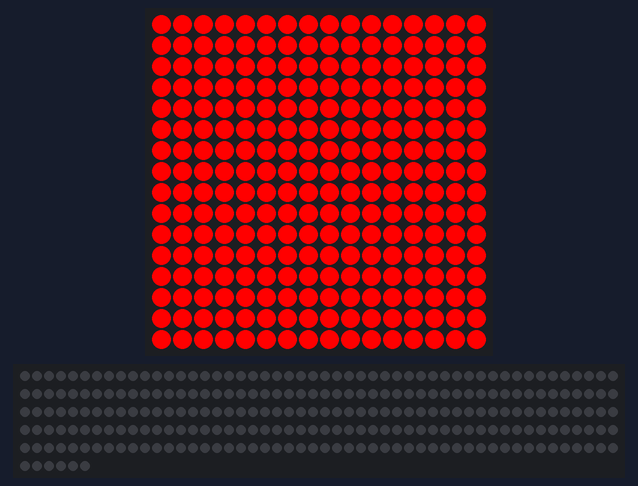
A sketch run on a simulated Arduino Uno, built with avr-gcc and run on an emulated ATmega328P. Parts: 16×16 RGB LED matrix (first LED top left, wired row by row), 256 RGB LEDs in strip order, left to right, continuing on the next row.

Above: at 0.1 s.

The sketch:

matrix_strip_setup_DO_NOT_EDIT.ino
```cpp
#include <Adafruit_GFX.h>
#include <Adafruit_SPITFT.h>
#include <Adafruit_SPITFT_Macros.h>
#include <gfxfont.h>
#include <Adafruit_NeoPixel.h>
#include <Adafruit_NeoMatrix.h>
#include <gamma.h>
#define PIN 4
#define NUMPIXELS 256

Adafruit_NeoMatrix matrix = Adafruit_NeoMatrix(16, 16, PIN,
  NEO_MATRIX_TOP     + NEO_MATRIX_RIGHT +
  NEO_MATRIX_COLUMNS + NEO_MATRIX_PROGRESSIVE,
  NEO_GRB            + NEO_KHZ800);
Adafruit_NeoPixel strip = Adafruit_NeoPixel(NUMPIXELS, PIN, NEO_GRB + NEO_KHZ800);

void setup() {
  // put your setup code here, to run once:
matrix.begin();
matrix.clear();
strip.begin();
strip.clear();
}

void loop() {
  // put your main code here, to run repeatedly:
matrix.fillScreen(matrix.Color(255,0,0));
matrix.show();
delay(1000);
}
```
